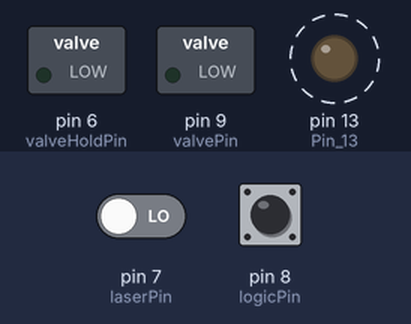
This sketch was run on a simulated Arduino Uno, built with avr-gcc and run on an emulated ATmega328P. On the bench: switched loads named in the sketch (green lamp = pin HIGH), output pins drawn as LEDs (lit = HIGH). Dashed ring = blinking. The inputs (shaded band) are chosen by the test bench; at power-on: pin 7 (laserPin) LOW, pin 8 (logicPin) HIGH.

Above: at 2.2 s.
2.3 s: pin 7 (laserPin) driven HIGH
At 3.8 s:
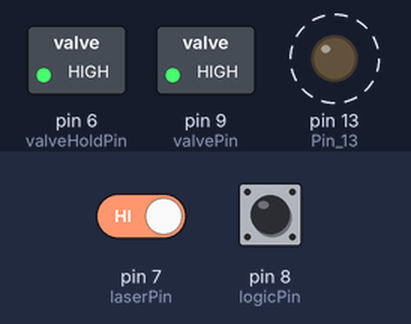
Timing chart, 0 to 11.3 s (numbered marks = the images above; inputs shaded):
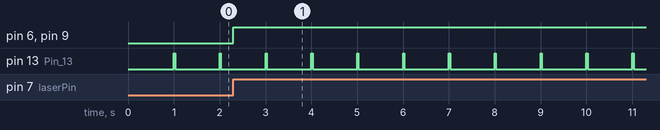

The sketch:

LaserLocalSwitch06.ino
```cpp
/*
 * 1. The laser is switched off. The valve is switched off.
 * 2. The laser is switched on -> the valve is switched on with no delay.
 * 3.
 *
 * laserPin - input of laser ON signal
 * logicPin - switch from negative to positive logic (laser ON/OFF)
 * valvePin - switch ON air valve
 * valveHoldPin - switch ON the ballast holding resistor
 * del10Pin - delay 10 sec switch
 * del15Pin - delay 15 sec switch
 */


#define laserPin 7
#define logicPin 8
#define valvePin 9
#define valveHoldPin 6

bool laserOn = false, valveOn = false;
bool switchingOff = false;                    // Switching off procedure going on
bool positiveLogic = true;                    // Switch on if the laser signal is high
// bool plus10 = false, plus15 = false;

int switchOffDelay = 5000;
int blinkDuration  = 25;
unsigned long stopWatchStart = 0;
unsigned long blinkStart = 0;


void setup() {
  pinMode(laserPin, INPUT);
  pinMode(logicPin, INPUT);
//  pinMode(del10Pin, INPUT);
//  pinMode(del15Pin, INPUT);
  pinMode(valvePin, OUTPUT);
  pinMode(valveHoldPin, OUTPUT);
  pinMode(LED_BUILTIN, OUTPUT); // Pin 13

  positiveLogic = digitalRead(logicPin);

  digitalWrite  ( valvePin, LOW );
  delay(1000);
}

void loop() {
  /* plus10 = !digitalRead(del10Pin);
  plus15 = !digitalRead(del15Pin);
  if (plus10 && plus15) switchOffDelay = 30000;
  else if (plus10) switchOffDelay = 15000;
  else if (plus15) switchOffDelay = 20000;
  else switchOffDelay = 5000; */

  laserOn = digitalRead(laserPin);                                          // reading the status of the laser
  if( !positiveLogic ) laserOn = !laserOn;

  if ( laserOn && !valveOn ) {                                              // if the laser is going on but the air valve isn't
    valveOn = true;                                                         // switched on. It should be done at any time.
    digitalWrite  ( valvePin, HIGH );                                       // ??????? if the laser goes on during the switching off process
    digitalWrite  ( valveHoldPin, HIGH );                                   // *********** NEW
  }

  if ( !switchingOff && !laserOn && valveOn ) {                             // In case the laser goes off the stopwatch started and
    stopWatchStart = millis();                                              // the switching off      process begins.
    switchingOff = true;
  }

if( switchingOff && laserOn ) {
    switchingOff = false;
  }

  if ( switchingOff && ( millis() - stopWatchStart ) > switchOffDelay ) {   // If the stopwatch is over the air valve switches off
    valveOn = false;                                                        // and the switching process ends
    digitalWrite( valvePin, LOW );
    digitalWrite( valveHoldPin, LOW );                                      // ************************************ NEW
    switchingOff = false;
  }

if ( !(millis() % 1000) ) {
  blinkStart = millis();
  digitalWrite( LED_BUILTIN, HIGH );
}

if ( (millis() - blinkStart) > blinkDuration) digitalWrite( LED_BUILTIN, LOW );

}
```

Measured:
- after the input at 2.3 s, pin 6 (valveHoldPin), pin 9 (valvePin): LOW → HIGH at once
- by itself, pin 13 (Pin_13): alternates HIGH for 0.03 s and LOW for 0.97 s
